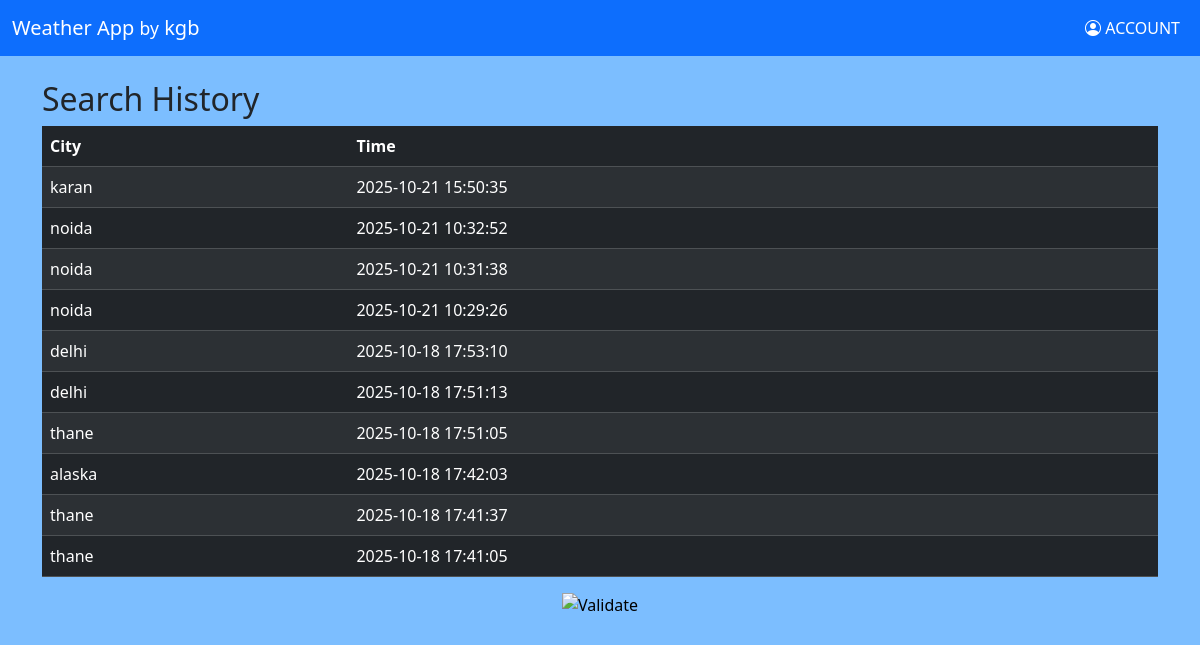
Screenshot of /history (signed in) with the database file from the repository.
### tables this page shows
CREATE TABLE history (id INTEGER PRIMARY KEY AUTOINCREMENT,user_id INTEGER,city TEXT,time DATETIME DEFAULT CURRENT_TIMESTAMP,FOREIGN KEY(user_id) REFERENCES users(id));

### app.py (the view)
@app.route("/history")
@login_required
def history():
    with sqlite3.connect("weather.db") as conn:
        cursor = conn.cursor()
        x=cursor.execute("SELECT city, time FROM history WHERE user_id=? ORDER BY time DESC",(session["user_id"],))
        history=x.fetchall()
    return render_template("history.html",history=history)

### app.py (called while the page is built)
def login_required(f):
    @wraps(f)
    def wrapper(*args, **kwds):
        if "user_id" not in session:
            flash("Please log in first","error")
            return redirect("/")
        return f(*args, **kwds)
    return wrapper

### templates/history.html (shortened to what this page needs)
{% extends "layout.html" %}
{% block body %}
    <div class="container mt-4">
        <h2>Search History</h2>
        <table class="table table-dark table-striped">
            <thead>
                <tr>
                    <th>City</th>
                    <th>Time</th>
                </tr>
            </thead>
            <tbody>
                {% for h in history%}
                    <tr>
                        <td>{{h[0]}}</td>
                        <td>{{h[1]}}</td>
                    </tr>
                {% endfor %}
            </tbody>
        </table>
    </div>
{% endblock %}

### templates/layout.html (shortened to what this page needs)
<!DOCTYPE html>
<html lang="en">
    <head>
        <link href="https://cdn.jsdelivr.net/npm/bootstrap@5.3.3/dist/css/bootstrap.min.css" rel="stylesheet">
        <link href="https://cdn.jsdelivr.net/npm/bootstrap-icons@1.10.5/font/bootstrap-icons.css" rel="stylesheet">
    </head>
    <body>
        <nav class="navbar navbar-expand-lg bg-primary navbar-dark">
        <div class="container-fluid">
            <a class="navbar-brand" href="/">Weather App <small>by</small> kgb</a>
            <div class="collapse navbar-collapse" id="navbarNavAltMarkup">
                {% if session["user_id"] %}
                <ul class="navbar-nav ms-auto">
                    <li class="nav-item"><a class="nav-link active" href="/account"><i class="bi bi-person-circle"></i> ACCOUNT </a></li>
                </ul>
                {% else %}
                <ul class="navbar-nav ms-auto">
                    <li class="nav-item"><a class="nav-link active" href="/login">LOGIN</a></li>
                    <li class="nav-item"><a class="nav-link active" href="/register">REGISTER</a></li>
                </ul>
                {% endif %}
            </div>
        </div>
        </nav>
        <main>{% block body %} {% endblock %}</main>
        <footer class="mb-5">
            <form action="https://validator.w3.org/check" class="text-center" enctype="multipart/form-data" method="post" target="_blank">
                <input alt="Validate" src="/static/I_heart_validator.png" type="image">
            </form>
        </footer>
    </body>
</html>

### templates/layout.html (style rules this page uses)
body { background-color: #7cbeff; }

### rows the page displays
history: city "karan", time "2025-10-21 15:50:35"
history: city "noida", time "2025-10-21 10:32:52"
history: city "noida", time "2025-10-21 10:31:38"
history: city "noida", time "2025-10-21 10:29:26"
history: city "delhi", time "2025-10-18 17:53:10"
history: city "delhi", time "2025-10-18 17:51:13"
history: city "thane", time "2025-10-18 17:51:05"
history: city "alaska", time "2025-10-18 17:42:03"
history: city "thane", time "2025-10-18 17:41:37"
history: city "thane", time "2025-10-18 17:41:05"
